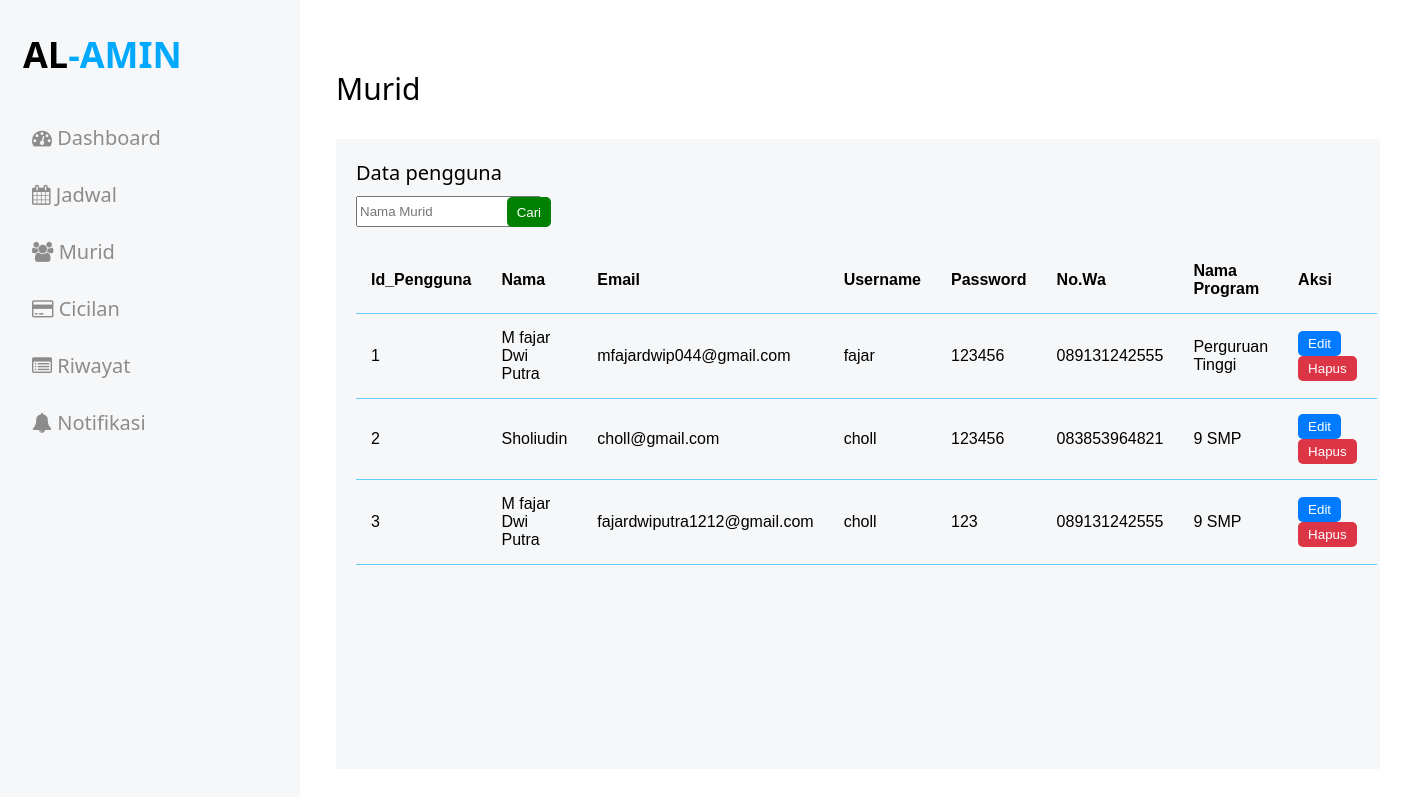
/murid.php, run on an earlier commit of the app's database.
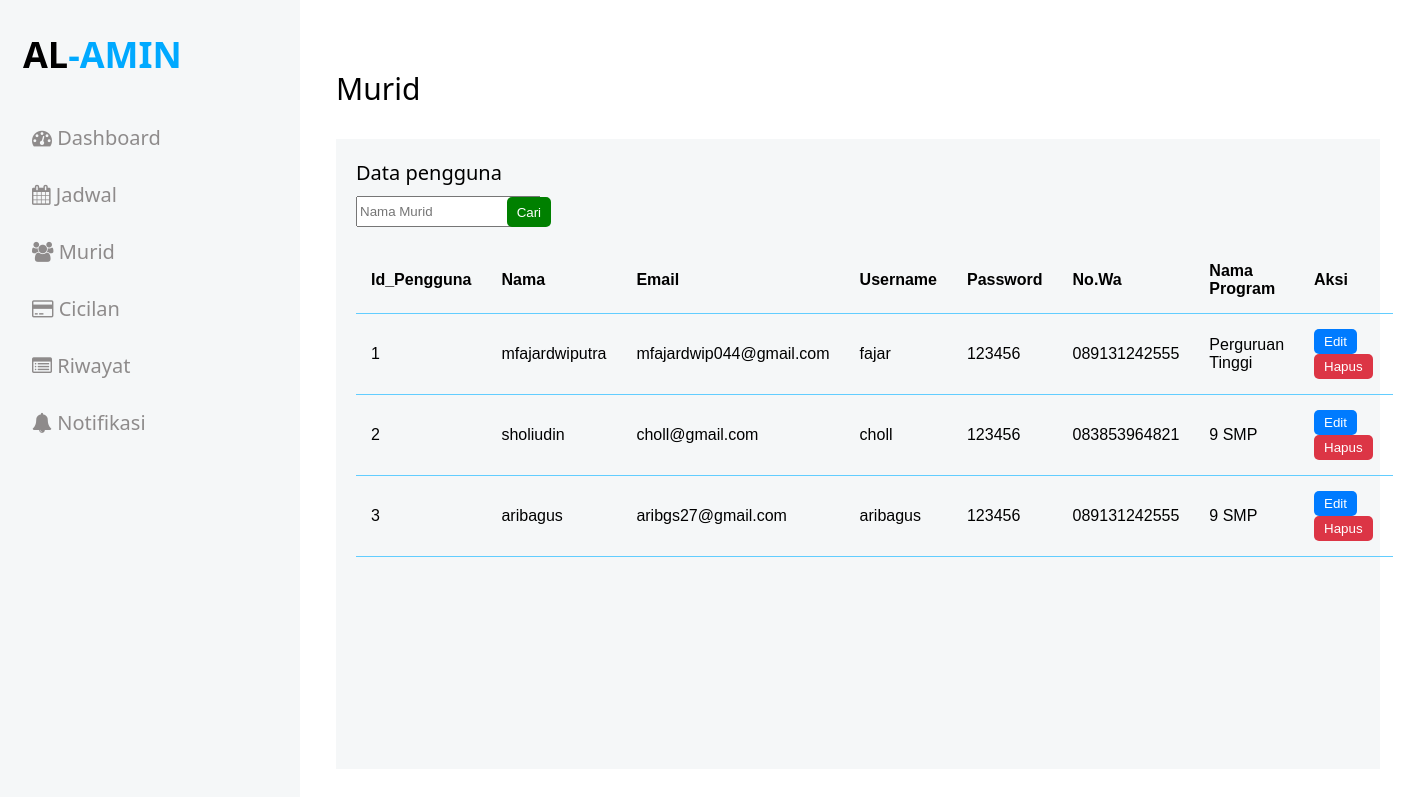
And on a later commit of the database.
### tables this page shows
CREATE TABLE `data_pengguna` (
  `id_pengguna` int(11) NOT NULL,
  `nama` varchar(50) NOT NULL,
  `email` varchar(50) NOT NULL,
  `username` varchar(15) NOT NULL,
  `password` varchar(20) NOT NULL,
  `no_wa` char(13) NOT NULL,
  `jenis_kelamin` varchar(10) NOT NULL,
  `status` varchar(10) NOT NULL,
  `id_program` char(10) NOT NULL,
  `otp` text NOT NULL,
  `tanggal` timestamp NOT NULL DEFAULT current_timestamp() ON UPDATE current_timestamp()
);

CREATE TABLE `paket_program` (
  `id_program` char(10) NOT NULL,
  `nama_program` varchar(20) NOT NULL,
  `harga` int(20) NOT NULL,
  `deskripsi` varchar(150) NOT NULL
);

### murid.php (the view, shortened to what this page needs)
<!Doctype HTML>
<html>
<head>
    <link rel="stylesheet" href="css/style.css" type="text/css" />
    <link rel="stylesheet" href="https://cdnjs.cloudflare.com/ajax/libs/font-awesome/4.7.0/css/font-awesome.min.css">
</head>
<body>
    <div id="mySidenav" class="sidenav">
        <p class="logo" style="position: relative; right: 5px;"><span>AL</span>-AMIN</p>
        <a href="index.php" class="icon-a"><i class="fa fa-dashboard icons"></i> Dashboard</a>
        <a href="jadwal.php" class="icon-a"><i class="fa fa-calendar icons"></i> Jadwal</a>
        <a href="murid.php" class="icon-a"><i class="fa fa-users icons"></i> Murid</a>
        <a href="cicilan.php" class="icon-a"><i class="fa fa-credit-card"></i> Cicilan</a>
        <a href="riwayat.php" class="icon-a"><i class="fa fa-list-alt icons"></i> Riwayat</a>
        <a href="notifikasi.php" class="icon-a"><i class="fa fa-regular fa-bell"></i> Notifikasi</a>
    </div>
    <div id="main">
        <div id="main">
        </div>
        <div class="head">
            <div class="col-div-6">
                <span style="font-size:30px;cursor:pointer; color: black;" class="nav">Murid</span>
            </div>
        </div>
        <?php
        require_once('php/koneksi.php');
        $query = "SELECT
        data_pengguna.id_pengguna,
        data_pengguna.nama,
        data_pengguna.email,
        data_pengguna.username,
        data_pengguna.password,
        data_pengguna.no_wa,
        paket_program.nama_program
        FROM
        data_pengguna
        JOIN
        paket_program ON data_pengguna.id_program = paket_program.id_program";
        $result = $conn->query($query);
        ?>
        <div class="col-div-81" style="position: relative; top: 30px; left: 20px;">
            <div class="box-9" style="height: 630px;">
                <div class="content-box">
                    <div class="bulan-container">
                        <p>Data pengguna</p>
                        <input style="position: relative; height: 25px;  top: 10px;" type="text" id="pembayaran_jan" name="pembayaran_jan" class="pembayaran-input" placeholder="Nama Murid" required>
                    </div>
                    <button class="cari-button" style="height: 30px; background-color: green; position: relative; left: 15%; bottom: 20px;" onclick="cari()">Cari</button>
                    <br />
                    <table>
                        <tr>
                            <th>Id_Pengguna</th>
                            <th>Nama</th>
                            <th>Email</th>
                            <th>Username</th>
                            <th>Password</th>
                            <th>No.Wa</th>
                            <th>Nama Program</th>
                            <th>Aksi </th>
                        </tr>
                        <?php
                        while ($row = $result->fetch_assoc()) {
                            echo "<tr>";
                            echo "<td>" . $row["id_pengguna"] . "</td>";
                            echo "<td>" . $row["nama"] . "</td>";
                            echo "<td>" . $row["email"] . "</td>";
                            echo "<td>" . $row["username"] . "</td>";
                            echo "<td>" . $row["password"] . "</td>";
                            echo "<td>" . $row["no_wa"] . "</td>";
                            echo "<td>" . $row["nama_program"] . "</td>";
                            echo "<td><button class='edit-button' onclick='editRow(this)'>Edit</button> <button class='delete-button' onclick='deleteRow(this)'>Hapus</button></td>";
                            echo "</tr>";
                        }
                        ?>
                    </table>
                </div>
            </div>
        </div>
    </body>
    </html>

### css/style.css (style rules this page uses)
body { margin:0px; padding: 0px; background-color:white; overflow: hidden; font-family: system-ui; }
.logo { margin: 0px; margin-left: 28px; font-weight: bold; color: #00A9FF; margin-bottom: 30px; }
.logo span { color: black; }
.sidenav { height: 100%; width: 300px; position: fixed; z-index: 1; top: 0; left: 0; background-color: #F5F7F8; overflow: hidden; transition: 0.5s; padding-top: 30px; }
.sidenav a { padding: 15px 8px 15px 32px; text-decoration: none; font-size: 20px; color: #8e8b8b; display: block; transition: 0.3s; }
.sidenav { position: absolute; top: 0; right: 25px; font-size: 36px; }
#main { transition: margin-left .5s; padding: 16px; margin-left: 300px; }
.head { padding:20px; }
.col-div-6 { width: 50%; float: left; }
.col-div-81 { width: 65%; float: left; }
.content-box { padding: 20px; }
.content-box p { margin: 0px; font-size: 20px; color: black; }
.box-9, .box-4 { width: 150%; background-color: #F5F7F8; height: 150px; }
table { font-family: arial, sans-serif; border-collapse: collapse; width: 100%; }
td, th { text-align: left; padding:15px; color: BLA; border-bottom: 1px solid #62CDFF; }
button { padding: 5px 10px; background-color: #007bff; color: white; border: none; border-radius: 5px; cursor: pointer; margin-right: 5px; }
button.delete-button { padding: 5px 10px; background-color: #dc3545; color: white; border: none; border-radius: 5px; cursor: pointer; }

What changed in the data, as far as the page shows it:
changed data_pengguna "mfajardwip044@gmail.com": nama "M fajar Dwi Putra" → "mfajardwiputra"
changed data_pengguna "choll@gmail.com": nama "Sholiudin" → "sholiudin"
changed data_pengguna id 3: nama "M fajar Dwi Putra" → "aribagus"; email "fajardwiputra1212@gmail.com" → "aribgs27@gmail.com"; username "choll" → "aribagus"; password "123" → "123456"
